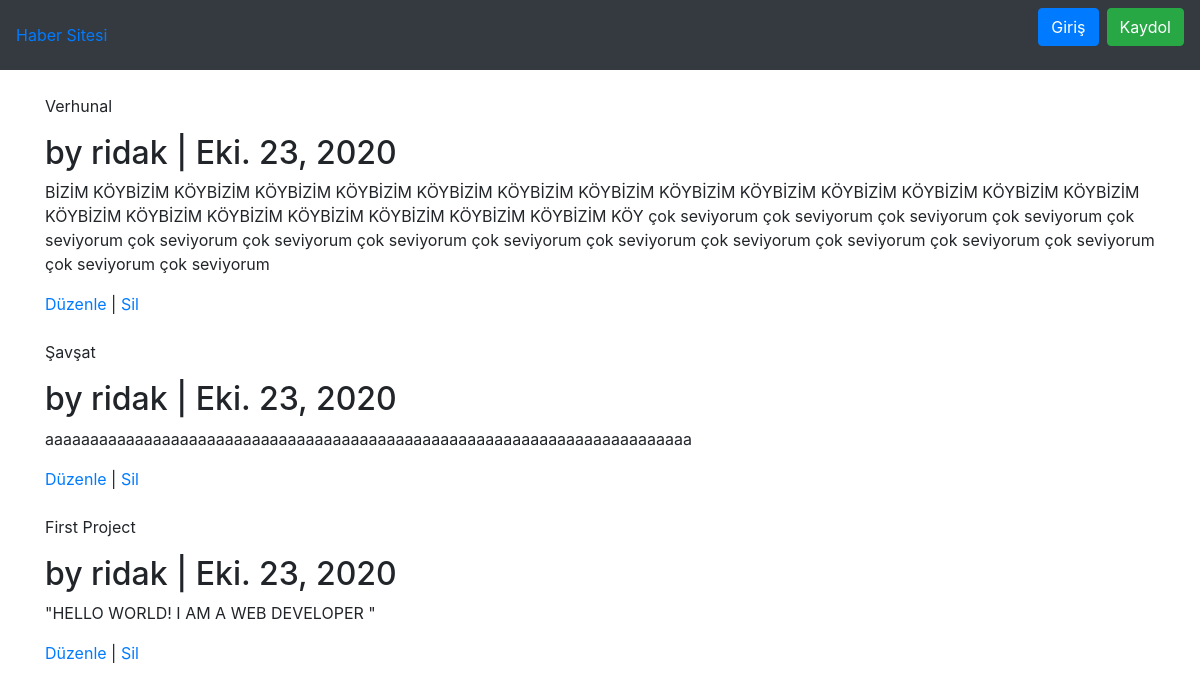
/articles/, run on an earlier commit of the app's database.
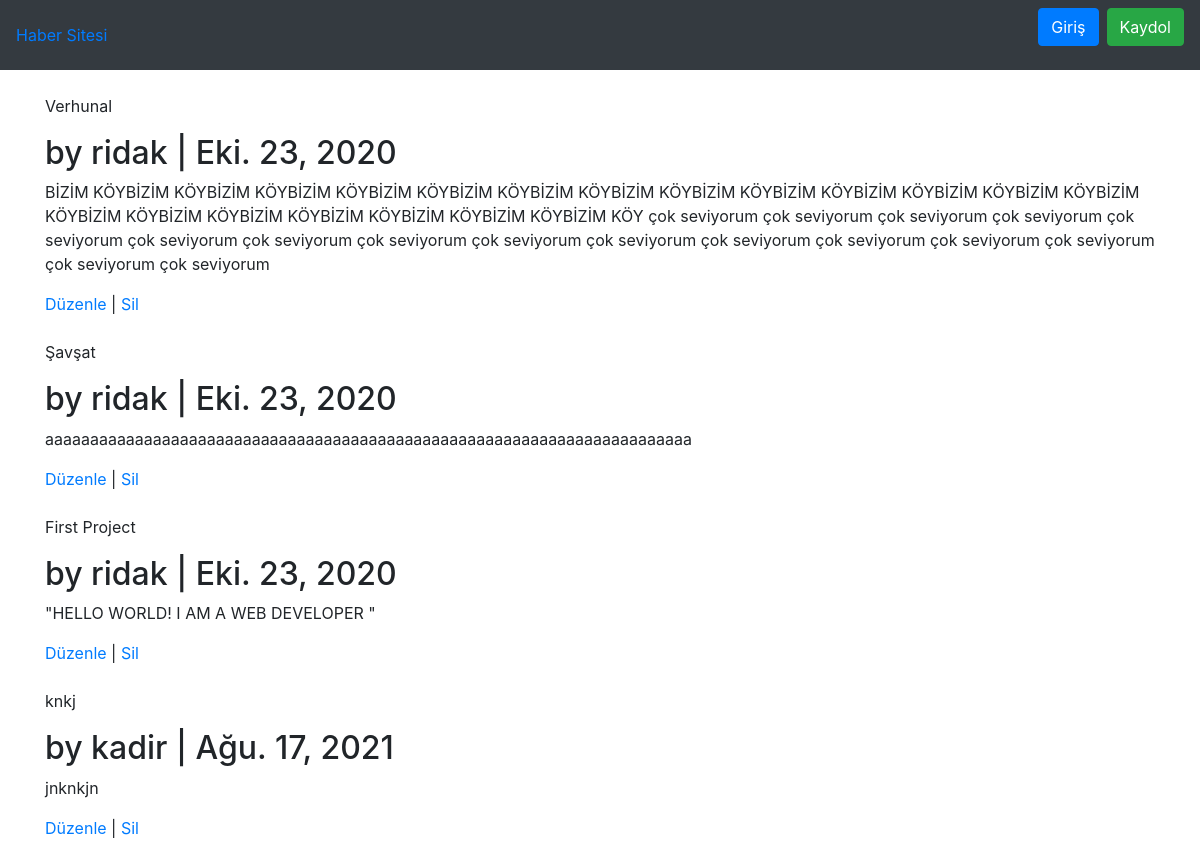
And on a later commit of the database.
### articles/models.py (models this page shows, shortened)
class Article(models.Model):
    title= models.CharField(max_length=250, verbose_name='Başlık')
    body = models.TextField(verbose_name='Metin')
    date= models.DateField(auto_now_add=True,verbose_name='Tarih')
    author = models.ForeignKey(get_user_model(),on_delete=models.CASCADE,
        verbose_name = 'Yazar')

### users/models.py (models this page shows)
class CustomUser(AbstractUser):
    age=models.PositiveIntegerField(null=True, blank=True)

### articles/views.py (the view)
# urls.py: path('',ArticleListView.as_view(),name='article_list'),
class ArticleListView(ListView):
    model = Article
    template_name = "article_list.html"

### users/templates/article_list.html (shortened to what this page needs)
{% extends 'base.html' %}
{% block content %}
	{% for article in object_list %}
		<div>
			<div>
				<p>{{ article.title }}</p>
				<h2>by {{ article.author }} |
				{{ article.date }} </h2>
			</div>
			<div>
				<p>{{ article.body }}
                </p>
				<a href="{% url 'article_edit' article.pk %}">Düzenle</a> |
				<a href="{% url 'article_delete' article.pk %}">Sil</a>
			</div>
		</div>
	<br/>
	{% endfor %}
{% endblock content %}

What changed in the data, as far as the page shows it:
added Article: title "knkj", author "kadir", date "Ağu. 17, 2021", body "jnknkjn"
